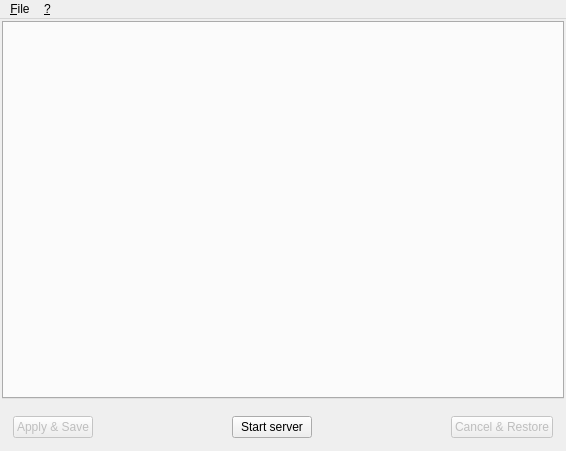
<?xml version="1.0" encoding="UTF-8"?>
<ui version="4.0">
 <class>MainWindow</class>
 <widget class="QMainWindow" name="MainWindow">
  <property name="geometry">
   <rect>
    <x>0</x>
    <y>0</y>
    <width>566</width>
    <height>451</height>
   </rect>
  </property>
  <property name="windowTitle">
   <string>qmTunnel Server</string>
  </property>
  <property name="styleSheet">
   <string notr="true">QTreeView::branch:has-siblings:!adjoins-item {
    border-image: url(/images/stylesheet-vline.png) 0;
}

QTreeView::branch:has-siblings:adjoins-item {
    border-image: url(:/images/stylesheet-branch-more.png) 0;
}

QTreeView::branch:!has-children:!has-siblings:adjoins-item {
    border-image: url(:/images/stylesheet-branch-end.png) 0;
}

QTreeView::branch:has-children:!has-siblings:closed,
QTreeView::branch:closed:has-children:has-siblings {
        border-image: none;
        image: url(:/images/stylesheet-branch-closed.png);
}

QTreeView::branch:open:has-children:!has-siblings,
QTreeView::branch:open:has-children:has-siblings  {
        border-image: none;
        image: url(:/images/stylesheet-branch-open.png);
}</string>
  </property>
  <widget class="QWidget" name="centralWidget">
   <layout class="QVBoxLayout" name="verticalLayout">
    <property name="leftMargin">
     <number>2</number>
    </property>
    <property name="topMargin">
     <number>2</number>
    </property>
    <property name="rightMargin">
     <number>2</number>
    </property>
    <property name="bottomMargin">
     <number>2</number>
    </property>
    <item>
     <widget class="QSplitter" name="splitter">
      <property name="orientation">
       <enum>Qt::Vertical</enum>
      </property>
      <widget class="QTabWidget" name="tabWidget">
       <property name="currentIndex">
        <number>-1</number>
       </property>
      </widget>
     </widget>
    </item>
    <item>
     <widget class="QWidget" name="widget_3" native="true">
      <layout class="QHBoxLayout" name="horizontalLayout_6">
       <item>
        <widget class="QPushButton" name="btnMgrApplyAndSave">
         <property name="enabled">
          <bool>false</bool>
         </property>
         <property name="text">
          <string>Apply &amp;&amp; Save</string>
         </property>
        </widget>
       </item>
       <item>
        <spacer name="horizontalSpacer">
         <property name="orientation">
          <enum>Qt::Horizontal</enum>
         </property>
         <property name="sizeHint" stdset="0">
          <size>
           <width>40</width>
           <height>20</height>
          </size>
         </property>
        </spacer>
       </item>
       <item>
        <widget class="QPushButton" name="btnStartStop">
         <property name="text">
          <string>Start server</string>
         </property>
        </widget>
       </item>
       <item>
        <spacer name="horizontalSpacer_4">
         <property name="orientation">
          <enum>Qt::Horizontal</enum>
         </property>
         <property name="sizeHint" stdset="0">
          <size>
           <width>40</width>
           <height>20</height>
          </size>
         </property>
        </spacer>
       </item>
       <item>
        <widget class="QPushButton" name="btnMgrCancel">
         <property name="enabled">
          <bool>false</bool>
         </property>
         <property name="text">
          <string>Cancel &amp;&amp; Restore</string>
         </property>
        </widget>
       </item>
      </layout>
     </widget>
    </item>
   </layout>
  </widget>
  <widget class="QMenuBar" name="menuBar">
   <property name="geometry">
    <rect>
     <x>0</x>
     <y>0</y>
     <width>566</width>
     <height>25</height>
    </rect>
   </property>
   <widget class="QMenu" name="menu_File">
    <property name="title">
     <string>&amp;File</string>
    </property>
    <addaction name="action_UISettings"/>
    <addaction name="action_exit"/>
   </widget>
   <widget class="QMenu" name="menu_Help">
    <property name="title">
     <string>&amp;?</string>
    </property>
    <addaction name="action_About"/>
   </widget>
   <addaction name="menu_File"/>
   <addaction name="menu_Help"/>
  </widget>
  <action name="action_profile_new">
   <property name="text">
    <string>&amp;New profile..</string>
   </property>
   <property name="shortcut">
    <string>Ctrl+N</string>
   </property>
  </action>
  <action name="action_profile_open">
   <property name="text">
    <string>&amp;Open profile...</string>
   </property>
   <property name="shortcut">
    <string>Ctrl+O</string>
   </property>
  </action>
  <action name="action_profile_saveAs">
   <property name="text">
    <string>Save profile &amp;As...</string>
   </property>
  </action>
  <action name="action_exit">
   <property name="text">
    <string>&amp;Exit</string>
   </property>
  </action>
  <action name="action_profile_save">
   <property name="text">
    <string>&amp;Save profile</string>
   </property>
   <property name="shortcut">
    <string>Ctrl+S</string>
   </property>
  </action>
  <action name="action_autoopen_recent_profile">
   <property name="checkable">
    <bool>true</bool>
   </property>
   <property name="checked">
    <bool>true</bool>
   </property>
   <property name="text">
    <string>Auto-open most recent profile</string>
   </property>
  </action>
  <action name="action_UISettings">
   <property name="text">
    <string>UI Settings...</string>
   </property>
  </action>
  <action name="action_About">
   <property name="text">
    <string>&amp;About...</string>
   </property>
  </action>
 </widget>
 <layoutdefault spacing="6" margin="11"/>
 <resources/>
 <connections/>
</ui>
